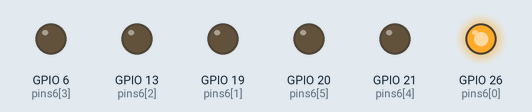
This program was run on a simulated Raspberry Pi (BCM pin numbers). Shown: output pins drawn as LEDs (lit = HIGH).

Above: at 0.2 s.
At 1.2 s:
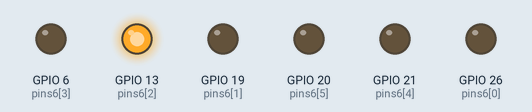
At 1.7 s:
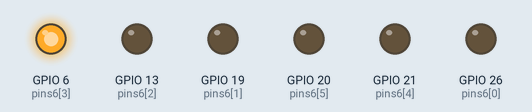
At 2.2 s:
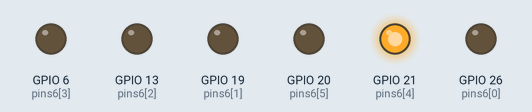
At 3.7 s:
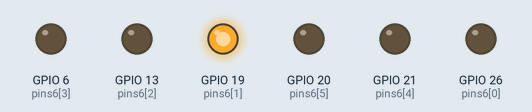
At 5.7 s:
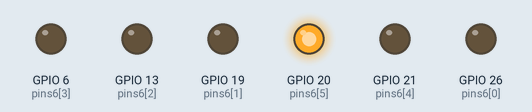
Timing chart, 0 to 6.9 s (numbered marks = the images above):
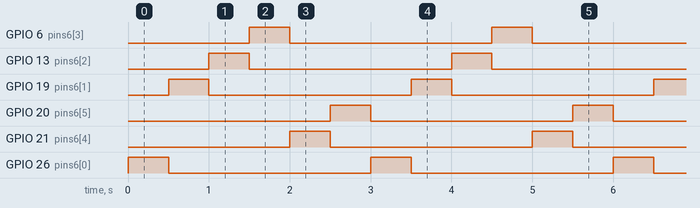

The program:

lights-test.py
```python
#! /usr/bin/env python3

import RPi.GPIO as GPIO
import time
from itertools import cycle
import sys
import mypins

GPIO.setmode(GPIO.BCM)

pins = mypins.pins6

GPIO.setup(pins, GPIO.OUT)
GPIO.output(pins, GPIO.LOW)

GPIO.setwarnings(False)

c = cycle(pins)

try:
    for x in c:
        x = int(x)
        GPIO.output(x, GPIO.HIGH)
        time.sleep(0.5)
        GPIO.output(x, GPIO.LOW)

except KeyboardInterrupt:
    GPIO.output(pins, GPIO.LOW)
    sys.exit(0)
```

mypins.py
```python
pins6 = [26, 19, 13, 6, 21, 20]
```

Measured:
- by itself, GPIO 6 (pins6[3]), GPIO 13 (pins6[2]), GPIO 19 (pins6[1]), GPIO 20 (pins6[5]), GPIO 21 (pins6[4]), GPIO 26 (pins6[0]): alternates HIGH for 0.50 s and LOW for 2.5 s
- by itself, everything shown: repeats every 3.0 s, in 6 steps
